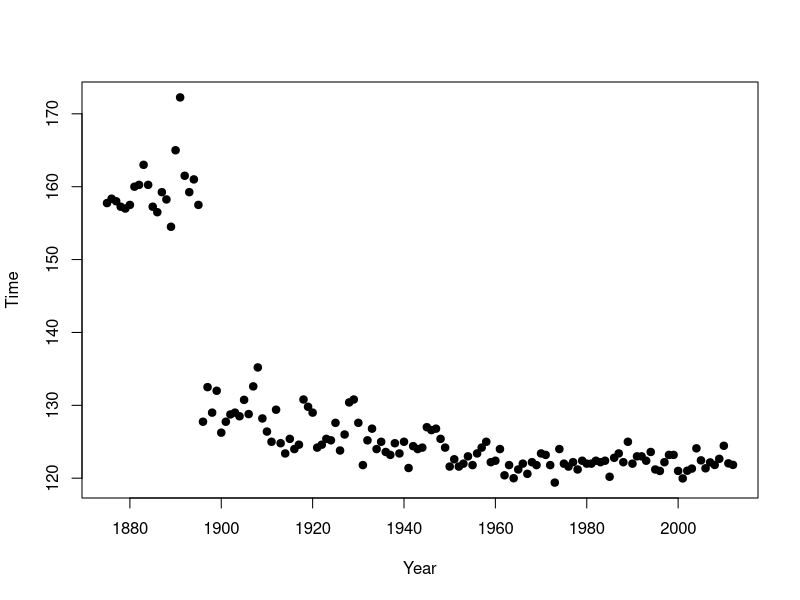
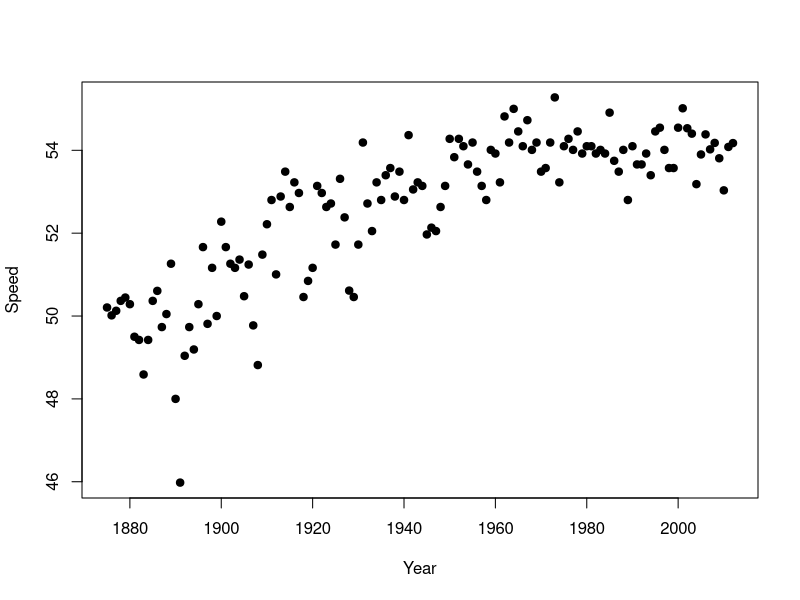
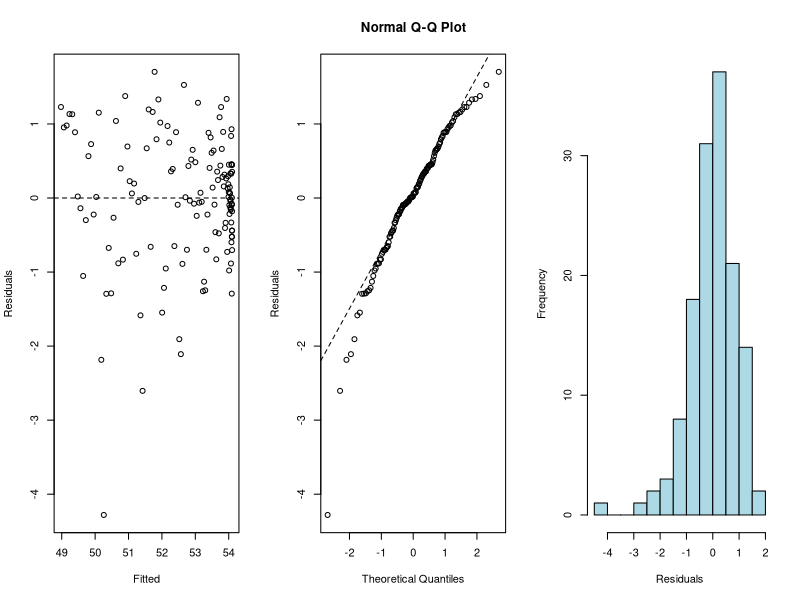

Source code (R) for these figures, in order:
## ---- chunk 1
knitr::opts_chunk$set(echo = TRUE,
                      eval=TRUE,
                      message=FALSE,
                      warning=FALSE)
## ---- chunk 2
library(readxl)
library('car')
setwd( dirname( rstudioapi::getActiveDocumentContext( )$path ) )
## ---- chunk 3
derby <- read_xls("./KYDerby12.xls")
str(derby)
derby$condition=factor(derby$condition)
## ---- chunk 4
plot(Time~Year,data=derby,pch=19)

# Set distance to 1.5 for Year<1896 and 1.25 else
derby$Distance = ifelse(derby$Year<1896, 1.5, 1.25)
  
# Create speed variable by dividing distance over time 
# multiply by 5280 to change units to ft/sec (instead of mi/sec)
derby$Speed = derby$Distance / derby$Time * 5280 

#view structure of updated data frame
str(derby)
## ---- chunk 5
plot(Speed~Year,data=derby,pch=19)
## ---- chunk 6
fit.derby=lm(Speed~Year+I(Year^2),data=derby)
summary(fit.derby)
## ---- chunk 7
par(mfrow=c(1,3))
plot(resid(fit.derby)~fitted(fit.derby), xlab='Fitted', ylab='Residuals');abline(h=0,lty=2)
qqnorm(resid(fit.derby),ylab='Residuals'); qqline(resid(fit.derby),lty=2)
hist(resid(fit.derby),main="", xlab="Residuals",col='lightblue')
## ---- chunk 8
vif(fit.derby)
## ---- chunk 9
derby$YearC=derby$Year-mean(derby$Year)
fit.derbyC=lm(Speed~YearC+I(YearC^2),data=derby)
summary(fit.derbyC)
## ---- chunk 10
vif(fit.derbyC)
## ---- chunk 11
mean(derby$Year)
## ---- chunk 12
x0=data.frame(YearC=(2013-mean(derby$Year)))
predict(fit.derbyC, x0, interval = "prediction", level = 0.95)
## ---- chunk 13
6601.049868766404199/(120+12+0.089)
## ---- chunk 14
fit.derby3=lm(Speed~YearC+I(YearC^2)+I(YearC^3),data=derby)
summary(fit.derby3)
## ---- chunk 15
Anova(fit.derby3, type = 'II')
